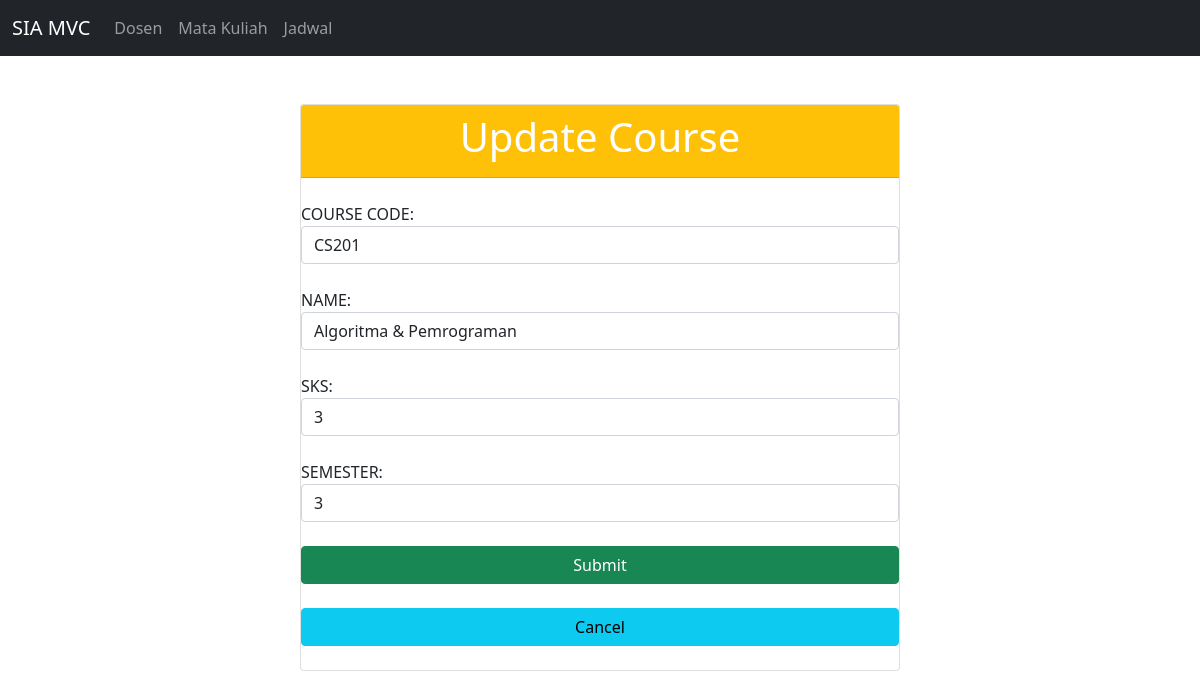
The app's page /project/public/index.php?controller=course&action=edit&id=1 with its own data.
### tables this page shows
CREATE TABLE `courses` (
  `id` int(11) NOT NULL,
  `course_code` varchar(10) NOT NULL,
  `name` varchar(100) NOT NULL,
  `sks` int(1) NOT NULL,
  `semester` int(1) NOT NULL
);

### project/controllers/CourseController.php (called while the page is built, shortened)
<?php
class CourseController {
    private $model;
    public function __construct($db) {
        $this->model = new CourseModel($db);
    }
    public function edit($id) {
        $course = $this->model->getById($id);
        require '../views/course/edit.php';
    }
}

### project/models/CourseModel.php (called while the page is built, shortened)
<?php
class CourseModel {
    private $conn;
    public function __construct($db) {
        $this->conn = $db;
    }
    public function getById($id) {
        $stmt = $this->conn->prepare("SELECT * FROM courses WHERE id = ?");
        $stmt->bind_param("i", $id);
        $stmt->execute();
        $result = $stmt->get_result();
        return $result->fetch_assoc();
    }
}

### project/views/course/edit.php (the view, shortened to what this page needs)
<!DOCTYPE html>
<html>
<head>
  <link href="bootstrap.min.css" rel="stylesheet">
</head>
<body>
  <?php include '../views/includes/navbar.php'; ?>
  <div class="col-lg-6 m-auto">
    <form method="post" action="index.php?controller=course&action=edit&id=<?php echo $course['id']; ?>">
      <br><br>
      <div class="card">
        <div class="card-header bg-warning">
          <h1 class="text-white text-center"> Update Course</h1>
        </div><br>
        <label> COURSE CODE: </label>
        <input type="text" name="course_code" value="<?php echo $course['course_code']; ?>" class="form-control" required> <br>
        <label> NAME: </label>
        <input type="text" name="name" value="<?php echo $course['name']; ?>" class="form-control" required> <br>
        <label> SKS: </label>
        <input type="number" name="sks" value="<?php echo $course['sks']; ?>" class="form-control" required min="1" max="6"> <br>
        <label> SEMESTER: </label>
        <input type="number" name="semester" value="<?php echo $course['semester']; ?>" class="form-control" required min="1" max="8"> <br>
        <button class="btn btn-success" type="submit" name="submit">Submit </button><br>
        <a class="btn btn-info" href="index.php?controller=course"> Cancel </a><br>
      </div>
    </form>
  </div>
</body>
</html>

### records on screen
courses: course_code "CS201", name "Algoritma & Pemrograman", sks "3", semester "3"
